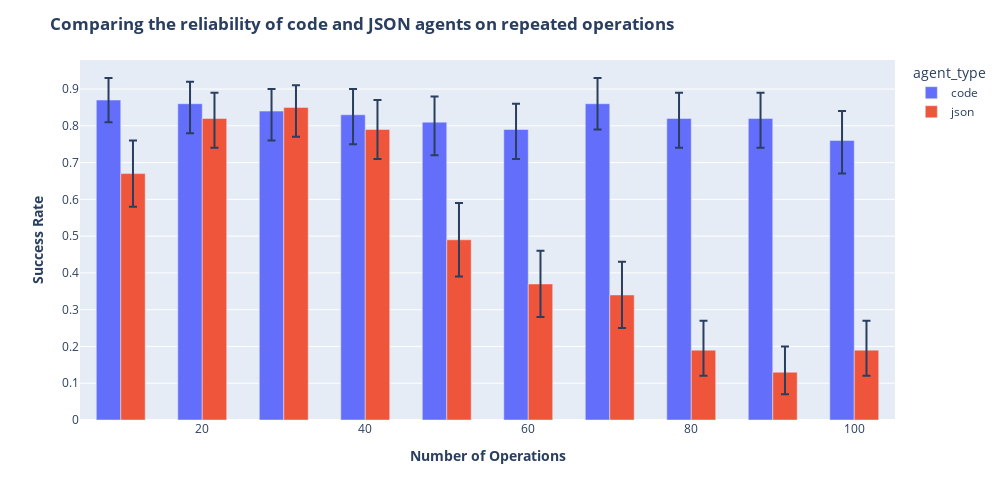

Notebook code for this chart:
### Code cell
error_y = ("upper_error",)
error_y_minus = ("lower_error",)

fig = px.bar(
    results,
    x="n_conversions",
    y="mean",
    error_y="upper",
    error_y_minus="lower",
    color_continuous_scale="viridis",
    color="agent_type",
)


fig.update_layout(
    title="<b>Comparing the reliability of code and JSON agents on repeated operations</b>",
    xaxis_title="<b>Number of Operations</b>",
    yaxis_title="<b>Success Rate</b>",
    barmode="group",
    width=1000,
    height=500,
    bargap=0.4,
)
fig.show()

### Figure 1 — Plotly figure (JSON) as saved in the notebook; plotly's stock layout.template omitted (floating-point values rounded to 4 significant figures)
{"data": [{"error_y": {"array": [0.06, 0.06, 0.06, 0.07, 0.07, 0.07, 0.07, 0.07, 0.07, 0.08], "arrayminus": [0.06, 0.08, 0.08, 0.08, 0.09, 0.08, 0.07, 0.08, 0.08, 0.09]}, "hovertemplate": "agent_type=code<br>n_conversions=%{x}<br>mean=%{y}<extra></extra>", "legendgroup": "code", "marker": {"color": "#636efa", "pattern": {"shape": ""}}, "name": "code", "orientation": "v", "showlegend": true, "textposition": "auto", "type": "bar", "x": [10, 20, 30, 40, 50, 60, 70, 80, 90, 100], "xaxis": "x", "y": [0.87, 0.86, 0.84, 0.83, 0.81, 0.79, 0.86, 0.82, 0.82, 0.76], "yaxis": "y"}, {"error_y": {"array": [0.09, 0.07, 0.06, 0.08, 0.1, 0.09, 0.09, 0.08, 0.07, 0.08], "arrayminus": [0.09, 0.08, 0.08, 0.08, 0.1, 0.09, 0.09, 0.07, 0.06, 0.07]}, "hovertemplate": "agent_type=json<br>n_conversions=%{x}<br>mean=%{y}<extra></extra>", "legendgroup": "json", "marker": {"color": "#EF553B", "pattern": {"shape": ""}}, "name": "json", "orientation": "v", "showlegend": true, "textposition": "auto", "type": "bar", "x": [10, 20, 30, 40, 50, 60, 70, 80, 90, 100], "xaxis": "x", "y": [0.67, 0.82, 0.85, 0.79, 0.49, 0.37, 0.34, 0.19, 0.13, 0.19], "yaxis": "y"}], "layout": {"bargap": 0.4, "barmode": "group", "height": 500, "legend": {"title": {"text": "agent_type"}, "tracegroupgap": 0}, "margin": {"t": 60}, "title": {"text": "<b>Comparing the reliability of code and JSON agents on repeated operations</b>"}, "width": 1000, "xaxis": {"anchor": "y", "domain": [0, 1], "title": {"text": "<b>Number of Operations</b>"}}, "yaxis": {"anchor": "x", "domain": [0, 1], "title": {"text": "<b>Success Rate</b>"}}}}
